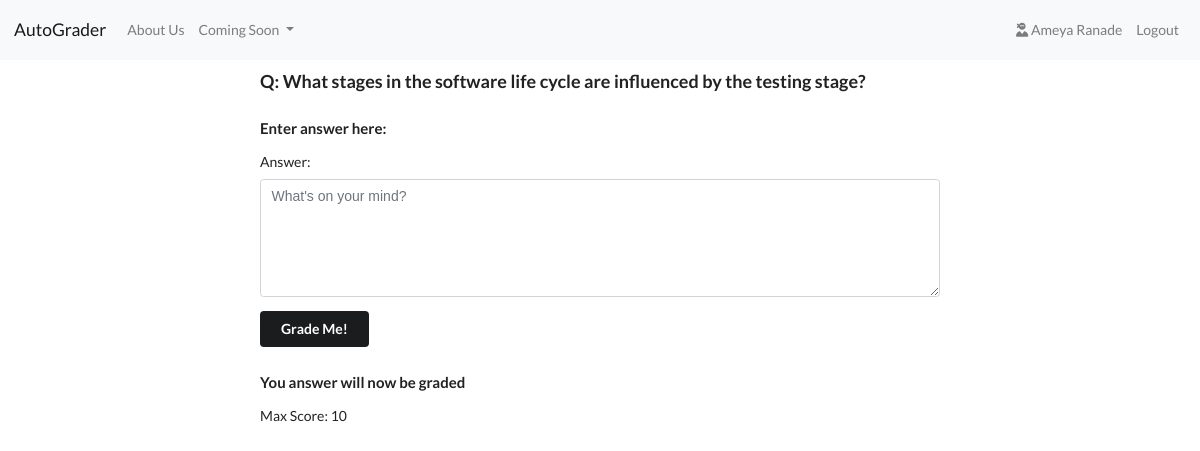
Screenshot of /question/2/ with the database file from the repository.
### grader/models.py (models this page shows, shortened)
class Question(models.Model):
    id = models.IntegerField(primary_key=True)
    question_title = models.TextField(max_length=100000)
    set = models.IntegerField(unique=True)
    min_score = models.IntegerField()
    max_score = models.IntegerField()

### grader/views.py (the view)
# urls.py: path('question/<str:pk>/', views.questionsPage, name="questions"),
def questionsPage(request, pk):
    question = Question.objects.get(id=pk)
    form = AnswerForm
    if request.method == 'POST':
        form = AnswerForm(request.POST)
        if form.is_valid():
            content = form.cleaned_data.get('answer')
            score = random.randint(0,10)
            answer = Answer.objects.create(
                content=content,
                score = score,
                question=question,
            )
        context = {'answer': answer}
        return render(request, 'grader/success.html', context)
    else:
        form = AnswerForm()
    context = {'question': question, 'form': form}
    return render(request, 'grader/question.html', context)

### grader/forms.py
class AnswerForm(forms.ModelForm):
    answer = forms.CharField(max_length=100000, widget=forms.Textarea(attrs={'class': "form-control",
                'style': 'max-width: 800px;',
                'placeholder': 'Name', 'rows': 5, 'placeholder': "What's on your mind?"}))
    class Meta:
        model = Answer
        fields = ['answer']

### grader/templates/grader/question.html (shortened to what this page needs)
{% extends 'main.html' %}
{% block content %}
<div class="container">
    <h3> Q: {{ question.question_title }}</h3>
    <h4>Enter answer here: </h4>
    <form action="" method="POST">
        {{ form.as_p }}
        <button class="ui secondary button" type="submit">Grade Me!</button>
    </form>
    <h4> You answer will now be graded </h4>
    <p>Max Score: {{ question.max_score }}</p>
</div>
{% endblock %}

### static/styles/styles.css (style rules this page uses)
.container { margin: auto; width: 100%; padding: 10px; margin: 0 auto; max-width: 700px; height: 100px; }

### rows the page displays
Question: question_title "What stages in the software life cycle are influenced by the testing stage?", max_score "10"
